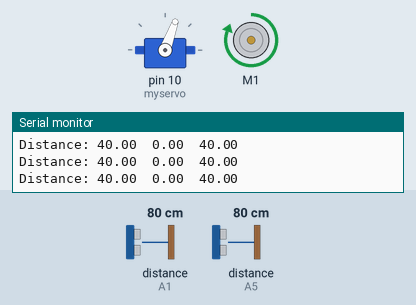
Recording of a sketch running on a simulated Arduino Uno, built with avr-gcc and run on an emulated ATmega328P. On the bench: servo, DC motor (green arrow = forward, orange = backward, longer = faster), the last lines printed to the serial monitor. Wiring (inferred from the names in the program): 2 × ultrasonic range finder: trigger A0, echo A1 / trigger A4, echo A5. The test bench sets the inputs (shaded band); at power-on: distance to the obstacle (sensors on A1, A5) 80 cm. The echo pulse lasts 58.3 µs per cm.

Above: at 1.2 s.
1.3 s: distance to the obstacle (sensor on A1) set to 2 cm
At 1.8 s:
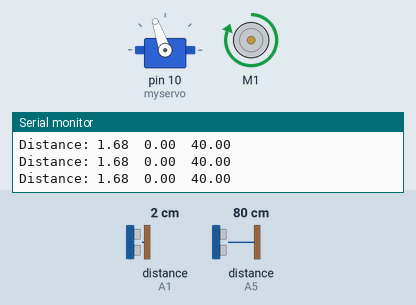
2.8 s: distance to the obstacle (sensor on A1) set to 18 cm
At 3.3 s:
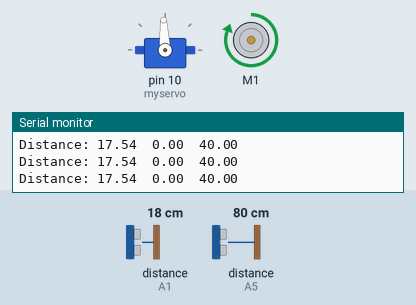
4.3 s: distance to the obstacle (sensor on A1) set to 4 cm
At 5.5 s:
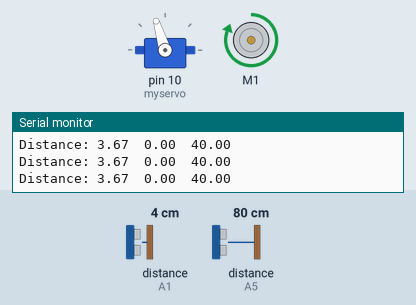
5.8 s: distance to the obstacle (sensor on A5) set to 44 cm
8.8 s: distance to the obstacle (sensor on A5) set to 37 cm
At 10.0 s:
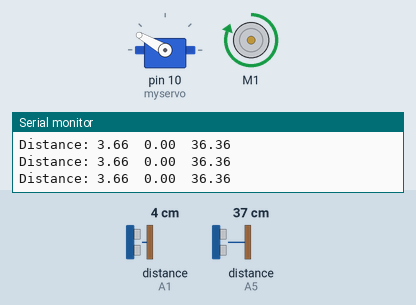
11.8 s: distance to the obstacle (sensor on A5) set to 60 cm
At 12.9 s:
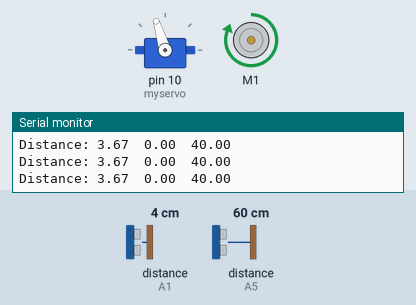
Timing chart, 0 to 14.8 s (numbered marks = the images above; inputs shaded):
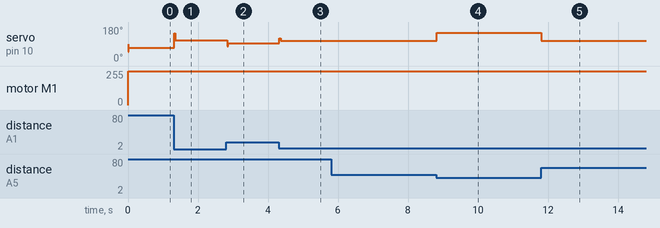

The sketch:

test_wall_following.ino
```cpp
#include <AFMotor.h>
#include <Servo.h>

#define maxdegree 60
#define Kp 1
#define Ki 0.0
#define Kd 1.0
#define dis 20

const int trigPinr = A0;
const int echoPinr = A1;
const int trigPinl = A2;
const int echoPinl = A3;
const int trigPinf = A4;
const int echoPinf = A5;

long durationr;
long durationl;
long durationf;
float distancer;
float distancel;
float distancef;

float error, I, D, PrevError, deg;

Servo myservo;

AF_DCMotor motor(1);
void setup() {
  myservo.attach(10);
  myservo.write(90);
  pinMode(trigPinr, OUTPUT);
  pinMode(echoPinr, INPUT);
  pinMode(trigPinl, OUTPUT);
  pinMode(echoPinl, INPUT);
  pinMode(trigPinf, OUTPUT);
  pinMode(echoPinf, INPUT);
  Serial.begin(9600);
  // put your setup code here, to run once:

}

void loop() {
  fd(100);
  ultrasonicf();
  ultrasonicr();
  // put your main code here, to run repeatedly:
  int x = distancer;
  error = dis - x;
  I = I + error;
  I = constrain(I , -maxdegree, maxdegree);
  D = error - PrevError;
  deg = (Kp * error) + (Ki * I) + (Kd * D);
  int degree = constrain(deg, -maxdegree, maxdegree);
  if (distancef < 40){
    myservo.write(150);
  }
  else{
    myservo.write(90+degree);
  }
  Serial.print("Distance: ");
  Serial.print(distancer);
  Serial.print("  ");
  Serial.print(distancel);
  Serial.print("  ");
  Serial.println(distancef);
  PrevError = error;

}
void fd(int spd) {
  int speedd = map(spd, -100, 100, -255, 255);
  if (speedd < 0) {
    motor.setSpeed(speedd);
    motor.run(BACKWARD);
  }
  if (speedd > 0) {
    motor.setSpeed(speedd);
    motor.run(FORWARD);
  }
  if (speedd == 0) {
    motor.run(RELEASE);
  }
}
void ultrasonicr() {
  // Clears the trigPin
  digitalWrite(trigPinr, LOW);
  delayMicroseconds(2);
  digitalWrite(trigPinr, HIGH);
  delayMicroseconds(10);
  digitalWrite(trigPinr, LOW);
  durationr = pulseIn(echoPinr, HIGH);
  distancer = durationr * 0.034 / 2;
  if (distancer > dis*2){
    distancer = dis*2;
  }
  return distancer;
}
void ultrasonicl(){
  digitalWrite(trigPinl, LOW);
  delayMicroseconds(2);
  digitalWrite(trigPinl, HIGH);
  delayMicroseconds(10);
  digitalWrite(trigPinl, LOW);
  durationl = pulseIn(echoPinl, HIGH);
  distancel = durationl * 0.034 / 2;
  if (distancel > dis*2){
    distancel = dis*2;
  }
  return distancel;
}
void ultrasonicf(){
  digitalWrite(trigPinf, LOW);
  delayMicroseconds(2);
  digitalWrite(trigPinf, HIGH);
  delayMicroseconds(10);
  digitalWrite(trigPinf, LOW);
  durationf = pulseIn(echoPinf, HIGH);
  distancef = durationf * 0.034 / 2;
  if (distancef > dis*2){
    distancef = dis*2;
  }
  return distancef;
}
```

Measured:
- the behaviour switches between 41 and 40 cm on distance to the obstacle (sensor on A5) (found by bisection; images 3 and 4)
- after the input at 1.3 s, servo on pin 10 (myservo): 70° → 109° at once
- after the input at 2.8 s, servo on pin 10 (myservo): 109° → 93° at once
- after the input at 4.3 s, servo on pin 10 (myservo): 93° → 107° at once
- after the input at 8.8 s, servo on pin 10 (myservo): 107° → 150° at once
- after the input at 11.8 s, servo on pin 10 (myservo): 150° → 107° at once
